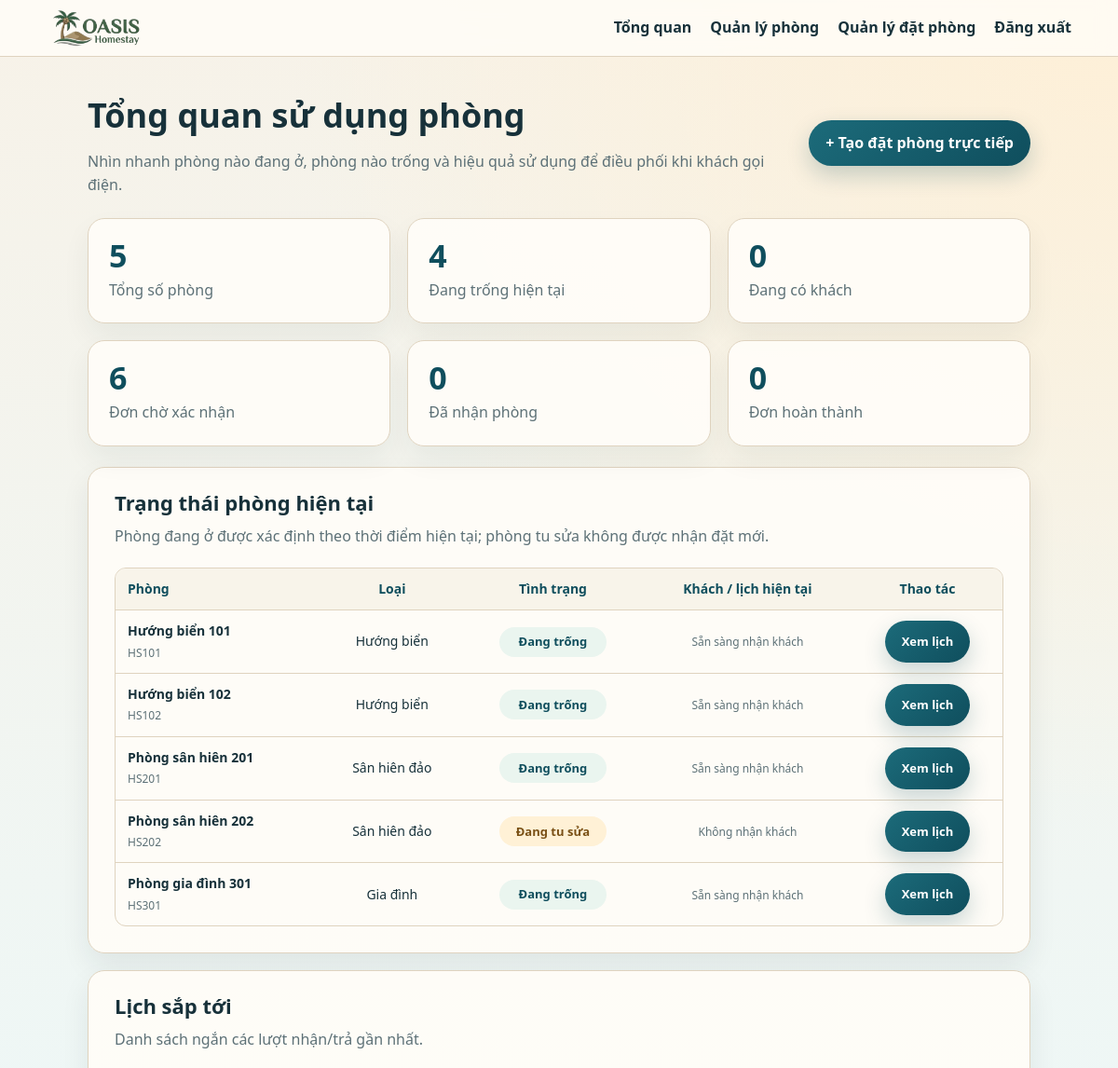
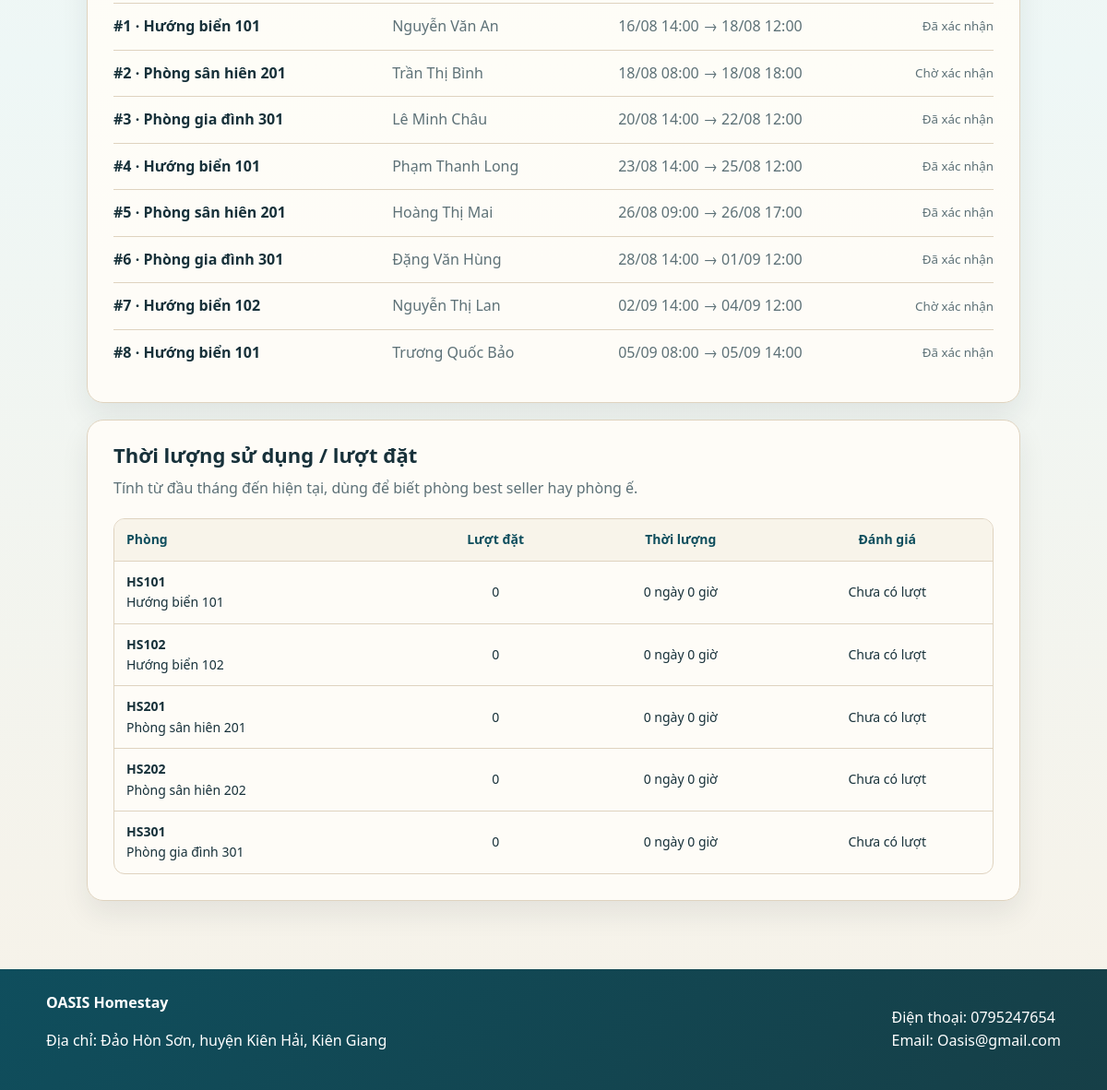
Before: /admin/index.php (signed in) with the older database file (2 pictures, top to bottom).
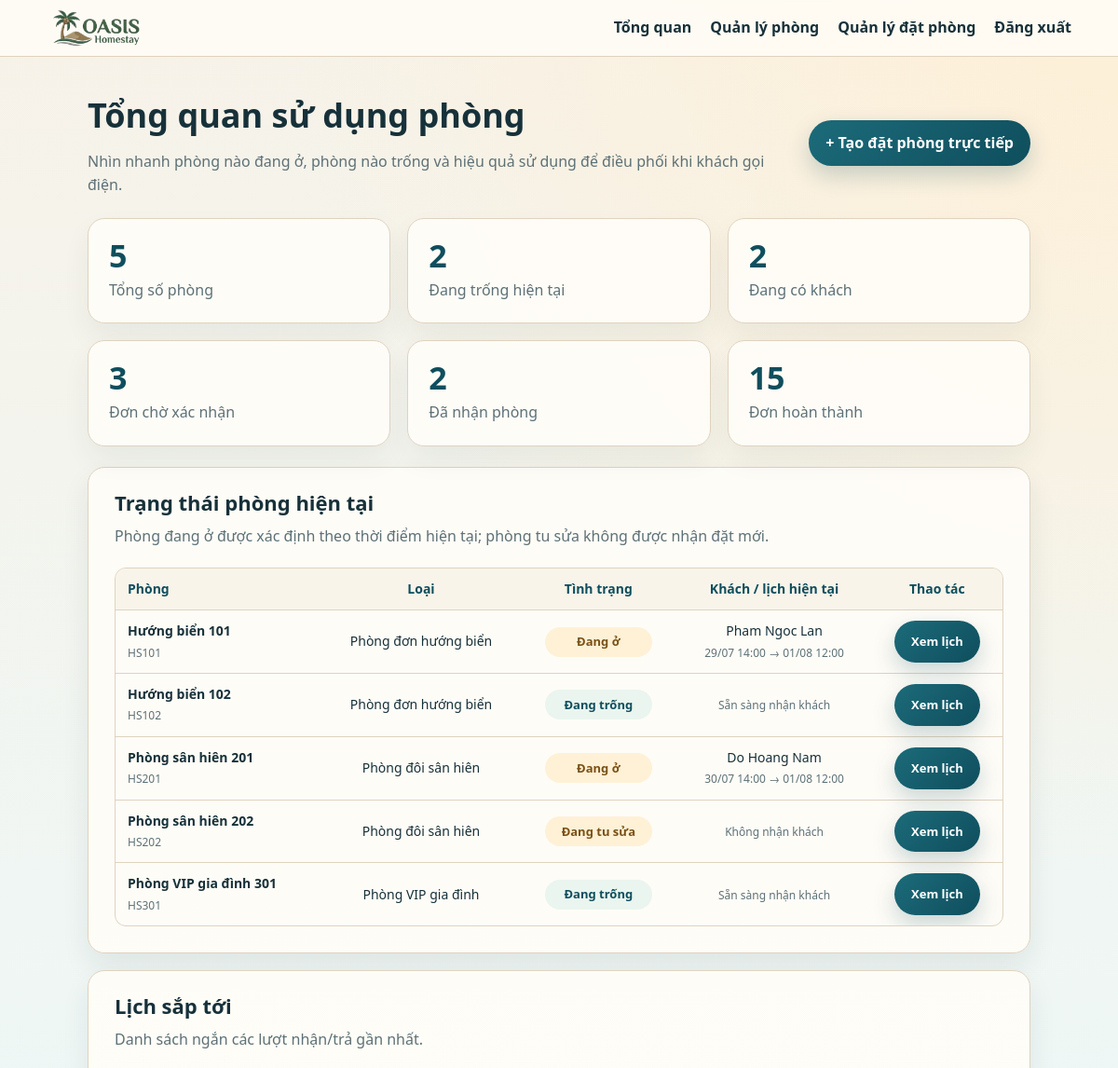
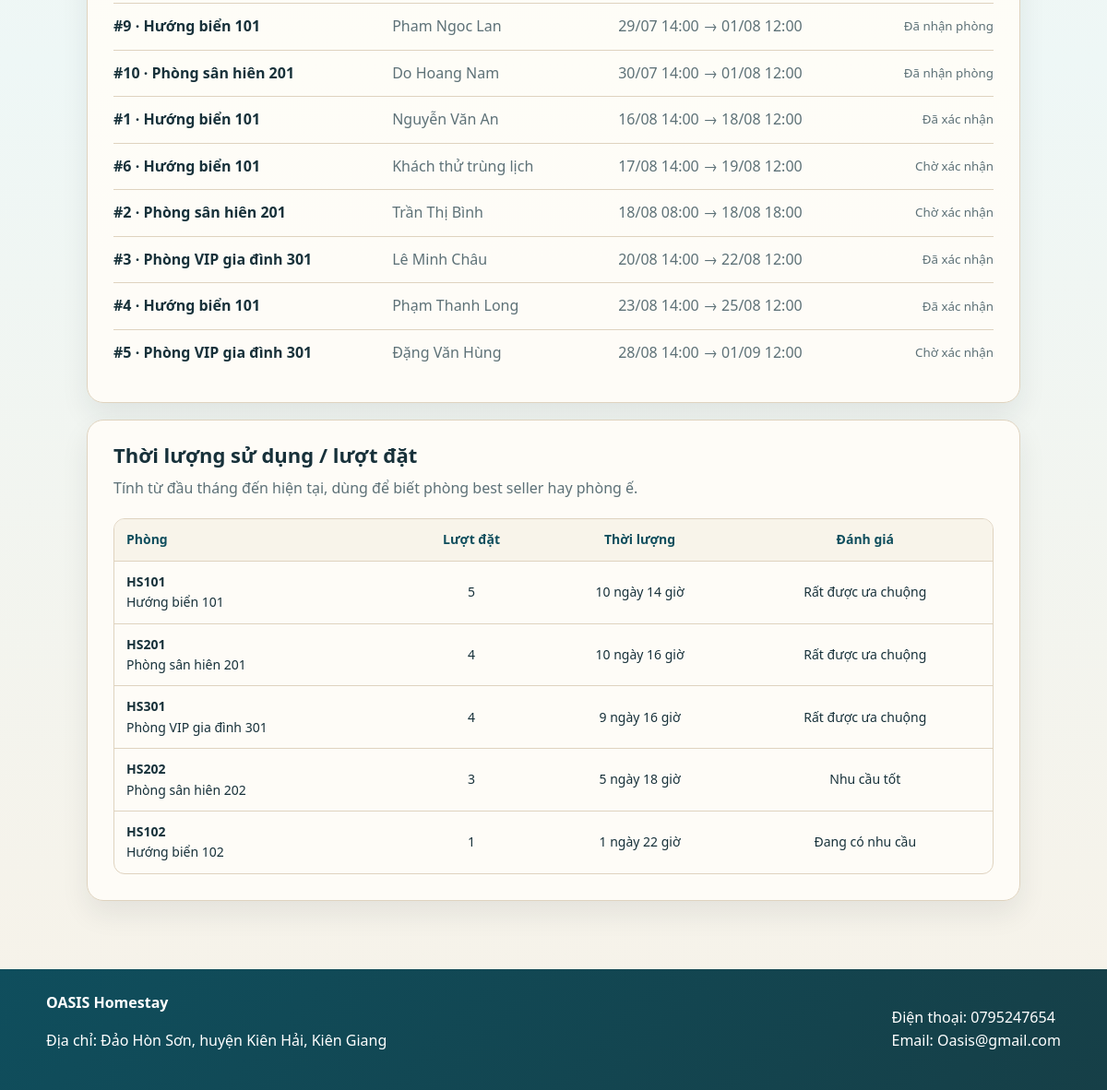
After: the same page with the newer database file (2 pictures, top to bottom).
### tables this page shows
CREATE TABLE phong (
    id_phong INT AUTO_INCREMENT PRIMARY KEY,
    id_loai_phong INT NOT NULL,
    ma_so_phong VARCHAR(20) NOT NULL UNIQUE,
    ten_phong VARCHAR(100) NOT NULL,
    tang INT NOT NULL DEFAULT 1,
    vi_tri VARCHAR(150) DEFAULT NULL,
    huong_view VARCHAR(150) DEFAULT NULL,
    dien_tich DECIMAL(8,2) DEFAULT NULL,
    tien_nghi TEXT,
    duong_dan_hinh VARCHAR(255) NOT NULL,
    hinh_2 VARCHAR(255) DEFAULT NULL,
    hinh_3 VARCHAR(255) DEFAULT NULL,
    hinh_4 VARCHAR(255) DEFAULT NULL,
    gia_theo_gio DECIMAL(12,2) DEFAULT NULL,
    gia_theo_ngay DECIMAL(12,2) DEFAULT NULL,
    trang_thai ENUM('dang_hoat_dong', 'tu_sua', 'tam_dung') DEFAULT 'dang_hoat_dong',
    ngay_tao TIMESTAMP DEFAULT CURRENT_TIMESTAMP,
    FOREIGN KEY (id_loai_phong) REFERENCES loai_phong(id_loai_phong),
    INDEX idx_phong_trang_thai (trang_thai)
);

CREATE TABLE loai_phong (
    id_loai_phong INT AUTO_INCREMENT PRIMARY KEY,
    ten_loai_phong VARCHAR(100) NOT NULL,
    mo_ta TEXT,
    suc_chua INT NOT NULL,
    gia_theo_gio DECIMAL(12,2) NOT NULL DEFAULT 0,
    gia_theo_ngay DECIMAL(12,2) NOT NULL DEFAULT 0,
    ngay_tao TIMESTAMP DEFAULT CURRENT_TIMESTAMP
);

CREATE TABLE dat_phong (
    id_dat_phong INT AUTO_INCREMENT PRIMARY KEY,
    id_phong INT NOT NULL,
    ho_ten VARCHAR(100) NOT NULL,
    so_dien_thoai VARCHAR(20) NOT NULL,
    email VARCHAR(100),
    dia_chi VARCHAR(255),
    ngay_nhan_phong DATETIME NOT NULL,
    ngay_tra_phong DATETIME NOT NULL,
    kieu_dat ENUM('gio', 'ngay') DEFAULT 'ngay',
    so_luong INT NOT NULL DEFAULT 1,
    tong_tien DECIMAL(12,2) NOT NULL DEFAULT 0,
    nguon_dat ENUM('web', 'dien_thoai') DEFAULT 'web',
    trang_thai ENUM('cho_xac_nhan', 'da_xac_nhan', 'da_nhan_phong', 'hoan_thanh', 'da_huy') DEFAULT 'cho_xac_nhan',
    ghi_chu VARCHAR(500),
    ngay_tao TIMESTAMP DEFAULT CURRENT_TIMESTAMP,
    FOREIGN KEY (id_phong) REFERENCES phong(id_phong),
    INDEX idx_lich_phong (id_phong, ngay_nhan_phong, ngay_tra_phong),
    INDEX idx_trang_thai_dat (trang_thai)
);

### includes/functions.php (called while the page is built, shortened)
<?php
function h($giaTri)
{
    return htmlspecialchars((string) $giaTri, ENT_QUOTES, 'UTF-8');
}
function asset_url($duongDan)
{
    $duongDan = trim((string) $duongDan);
    $baseDir = isset($_SERVER['SCRIPT_FILENAME']) && $_SERVER['SCRIPT_FILENAME'] !== ''
        ? dirname($_SERVER['SCRIPT_FILENAME']) : dirname(__DIR__);
    $duongDanFile = preg_replace('/\?.*$/', '', str_replace('\\', '/', $duongDan));
    $duongDanThucTe = $duongDanFile;
    if ($duongDanFile !== '' && $duongDanFile[0] !== '/' && !preg_match('#^[A-Za-z]:/#', $duongDanFile)) {
        $duongDanThucTe = $baseDir . '/' . $duongDanFile;
    }
    $duongDanThucTe = realpath(str_replace('//', '/', $duongDanThucTe));
    $timestamp = filemtime($duongDanThucTe);
    return $timestamp === false ? $duongDan : $duongDan . (strpos($duongDan, '?') === false ? '?' : '&') . 'v=' . $timestamp;
}
function ten_trang_thai_phong($trangThai)
{
    return array(
        'dang_hoat_dong' => 'Hoạt động',
        'tu_sua' => 'Đang tu sửa',
        'tam_dung' => 'Tạm dừng',
    )[$trangThai] ?? 'Chưa rõ';
}
function ten_trang_thai_dat($trangThai)
{
    return array(
        'cho_xac_nhan' => 'Chờ xác nhận',
        'da_xac_nhan' => 'Đã xác nhận',
        'da_nhan_phong' => 'Đã nhận phòng',
        'hoan_thanh' => 'Hoàn thành',
        'da_huy' => 'Đã hủy',
    )[$trangThai] ?? 'Chưa rõ';
}
function lay_thong_ke_phong($conn, $tuNgay = null, $denNgay = null)
{
    $tuNgay = $tuNgay ?: date('Y-m-01'); $denNgay = $denNgay ?: date('Y-m-d', strtotime('+1 day'));
    $sql = "SELECT p.id_phong, p.ma_so_phong, p.ten_phong, p.trang_thai, lp.ten_loai_phong,
                   COUNT(dp.id_dat_phong) AS so_luot_dat,
                   COALESCE(SUM(CASE WHEN dp.trang_thai <> 'da_huy' THEN TIMESTAMPDIFF(MINUTE, dp.ngay_nhan_phong, dp.ngay_tra_phong) ELSE 0 END), 0) AS so_phut_su_dung,
                   COALESCE(SUM(CASE WHEN dp.trang_thai <> 'da_huy' THEN 1 ELSE 0 END), 0) AS so_don_hop_le
            FROM phong p INNER JOIN loai_phong lp ON p.id_loai_phong = lp.id_loai_phong
            LEFT JOIN dat_phong dp ON dp.id_phong = p.id_phong AND dp.ngay_nhan_phong < ? AND dp.ngay_tra_phong > ?
            GROUP BY p.id_phong ORDER BY so_don_hop_le DESC, so_phut_su_dung DESC, p.ma_so_phong";
    $stmt = $conn->prepare($sql); if (!$stmt) return array();
    $stmt->bind_param('ss', $denNgay, $tuNgay); $stmt->execute(); $res = $stmt->get_result(); $rows = array();
    while ($row = $res->fetch_assoc()) { $row['so_phut_su_dung'] = (int) $row['so_phut_su_dung']; $row['so_luot_dat'] = (int) $row['so_luot_dat']; $rows[] = $row; }
    $stmt->close(); return $rows;
}
function format_duration_minutes($minutes)
{
    $minutes = max(0, (int) $minutes); return floor($minutes / 1440) . ' ngày ' . floor(($minutes % 1440) / 60) . ' giờ';
}

### admin/index.php (the view, shortened to what the changed rows need)
<?php
include '../includes/db.php';
include '../includes/functions.php';
$assetPathPrefix = '../'; $hideBrandText = true; $brandHref = 'index.php';
$headerNavItems = array(
    array('href' => 'index.php', 'label' => 'Tổng quan'),
    array('href' => 'rooms.php', 'label' => 'Quản lý phòng'),
    array('href' => 'bookings.php', 'label' => 'Quản lý đặt phòng'),
    array('href' => 'logout.php', 'label' => 'Đăng xuất'),
);
$roomStats = $conn ? lay_thong_ke_phong($conn) : array();
$roomsLive = array(); $bookingCounts = array('cho_xac_nhan' => 0, 'da_xac_nhan' => 0, 'da_nhan_phong' => 0, 'hoan_thanh' => 0, 'da_huy' => 0); $upcoming = array();
if ($conn) {
    $result = $conn->query("SELECT p.id_phong, p.ma_so_phong, p.ten_phong, p.trang_thai, lp.ten_loai_phong,
        dp.id_dat_phong, dp.ho_ten, dp.ngay_nhan_phong, dp.ngay_tra_phong, dp.trang_thai AS trang_thai_dat
        FROM phong p INNER JOIN loai_phong lp ON lp.id_loai_phong=p.id_loai_phong
        LEFT JOIN dat_phong dp ON dp.id_dat_phong=(SELECT d2.id_dat_phong FROM dat_phong d2 WHERE d2.id_phong=p.id_phong
          AND d2.trang_thai IN ('da_xac_nhan','da_nhan_phong') AND d2.ngay_nhan_phong < NOW() AND d2.ngay_tra_phong > NOW() ORDER BY d2.ngay_nhan_phong LIMIT 1)
        ORDER BY p.ma_so_phong");
    if ($result) while ($row = $result->fetch_assoc()) $roomsLive[] = $row;
    $result = $conn->query("SELECT trang_thai, COUNT(*) AS total FROM dat_phong GROUP BY trang_thai");
    if ($result) while ($row = $result->fetch_assoc()) $bookingCounts[$row['trang_thai']] = (int) $row['total'];
    $result = $conn->query("SELECT dp.id_dat_phong, dp.ho_ten, dp.ngay_nhan_phong, dp.ngay_tra_phong, dp.trang_thai, p.ten_phong, p.ma_so_phong FROM dat_phong dp INNER JOIN phong p ON p.id_phong=dp.id_phong WHERE dp.ngay_tra_phong >= NOW() AND dp.trang_thai <> 'da_huy' ORDER BY dp.ngay_nhan_phong LIMIT 8");
    if ($result) while ($row = $result->fetch_assoc()) $upcoming[] = $row;
}
$active = count(array_filter($roomsLive, function ($r) { return $r['trang_thai'] === 'dang_hoat_dong'; }));
$occupied = count(array_filter($roomsLive, function ($r) { return !empty($r['id_dat_phong']); }));
$empty = max(0, $active - $occupied);
include '../includes/header.php';
?>
<main class="admin-main"><div class="admin-container">
    <section class="page-title"><div><h1>Tổng quan sử dụng phòng</h1></div></section>
    <section class="admin-dashboard">
        <div class="summary-card"><strong><?php echo $empty; ?></strong><span>Đang trống hiện tại</span></div>
        <div class="summary-card"><strong><?php echo $occupied; ?></strong><span>Đang có khách</span></div>
        <div class="summary-card"><strong><?php echo $bookingCounts['cho_xac_nhan']; ?></strong><span>Đơn chờ xác nhận</span></div>
        <div class="summary-card"><strong><?php echo $bookingCounts['da_nhan_phong']; ?></strong><span>Đã nhận phòng</span></div>
        <div class="summary-card"><strong><?php echo $bookingCounts['hoan_thanh']; ?></strong><span>Đơn hoàn thành</span></div>
    </section>
    <section class="room-admin-list-card room-admin-list-section"><div class="room-admin-list-intro"><h2>Trạng thái phòng hiện tại</h2><p>Phòng đang ở được xác định theo thời điểm hiện tại; phòng tu sửa không được nhận đặt mới.</p></div><div class="booking-table-wrap"><table class="booking-table"><thead><tr><th>Phòng</th><th>Loại</th><th>Tình trạng</th><th>Khách / lịch hiện tại</th><th>Thao tác</th></tr></thead><tbody><?php foreach ($roomsLive as $room) { $status = $room['trang_thai'] !== 'dang_hoat_dong' ? ten_trang_thai_phong($room['trang_thai']) : (!empty($room['id_dat_phong']) ? ($room['trang_thai_dat'] === 'da_nhan_phong' ? 'Đang ở' : 'Đã đặt') : 'Đang trống'); ?><tr><td><strong><?php echo h($room['ten_phong']); ?></strong><br><span class="booking-email"><?php echo h($room['ma_so_phong']); ?></span></td><td><?php echo h($room['ten_loai_phong']); ?></td><td><span class="nhan-trang-thai <?php echo $status === 'Đang trống' ? 'trang-thai-con-trong' : 'trang-thai-tu-sua'; ?>"><?php echo h($status); ?></span></td><td><?php if (!empty($room['id_dat_phong'])) { echo h($room['ho_ten']); ?><br><span class="booking-email"><?php echo date('d/m H:i', strtotime($room['ngay_nhan_phong'])) . ' → ' . date('d/m H:i', strtotime($room['ngay_tra_phong'])); ?></span><?php } elseif ($room['trang_thai'] !== 'dang_hoat_dong') { ?><span class="booking-email">Không nhận khách</span><?php } else { ?><span class="booking-email">Sẵn sàng nhận khách</span><?php } ?></td><td><a class="button button-small" href="bookings.php?id_phong=<?php echo (int) $room['id_phong']; ?>">Xem lịch</a></td></tr><?php } ?></tbody></table></div></section>
    <section class="admin-two-column"><div class="room-admin-list-card"><div class="room-admin-list-intro"><h2>Thời lượng sử dụng / lượt đặt</h2><p>Tính từ đầu tháng đến hiện tại, dùng để biết phòng best seller hay phòng ế.</p></div><div class="booking-table-wrap"><table class="booking-table"><thead><tr><th>Phòng</th><th>Lượt đặt</th><th>Thời lượng</th><th>Đánh giá</th></tr></thead><tbody><?php foreach ($roomStats as $stat) { $soDon = (int) $stat['so_don_hop_le']; ?><tr><td><strong><?php echo h($stat['ma_so_phong']); ?></strong><br><?php echo h($stat['ten_phong']); ?></td><td><?php echo $soDon; ?></td><td><?php echo h(format_duration_minutes($stat['so_phut_su_dung'])); ?></td><td><?php echo $soDon >= 4 ? 'Rất được ưa chuộng' : ($soDon >= 2 ? 'Nhu cầu tốt' : ($soDon > 0 ? 'Đang có nhu cầu' : 'Chưa có lượt')); ?></td></tr><?php } ?></tbody></table></div></div><div class="room-admin-list-card"><div class="room-admin-list-intro"><h2>Lịch sắp tới</h2><p>Danh sách ngắn các lượt nhận/trả gần nhất.</p></div><?php foreach ($upcoming as $item) { ?><div class="admin-list-item"><strong>#<?php echo (int) $item['id_dat_phong']; ?> · <?php echo h($item['ten_phong']); ?></strong><span><?php echo h($item['ho_ten']); ?></span><span><?php echo date('d/m H:i', strtotime($item['ngay_nhan_phong'])); ?> → <?php echo date('d/m H:i', strtotime($item['ngay_tra_phong'])); ?></span><small><?php echo h(ten_trang_thai_dat($item['trang_thai'])); ?></small></div><?php } ?></div></section>
</div></main>
<?php include '../includes/footer.php'; ?>

### includes/header.php (shortened to what the changed rows need)
<?php
$headerNavItems = isset($headerNavItems) && is_array($headerNavItems) ? $headerNavItems : array(
    array('href' => 'index.php', 'label' => 'Trang chủ'),
    array('href' => 'rooms.php', 'label' => 'Phòng'),
    array('href' => 'feedback.php', 'label' => 'Đánh giá'),
);
$assetPathPrefix = isset($assetPathPrefix) ? $assetPathPrefix : '';
$skipHeader = isset($skipHeader) ? (bool) $skipHeader : false;
?>
<!DOCTYPE html>
<html lang="vi">
<head>
    <link rel="stylesheet" href="<?php echo h(asset_url($assetPathPrefix . 'includes/site.css')); ?>">
</head>
<body>
<?php if (!$skipHeader) { ?><header class="site-header"><div class="container nav"><nav class="menu"><?php foreach ($headerNavItems as $item) { ?><a href="<?php echo h($item['href']); ?>"><?php echo h($item['label']); ?></a><?php } ?></nav></div></header><?php } ?>

Changed rows visible on the page:
no longer on this page (row edited): dat_phong: id_dat_phong "7", id_phong.ten_phong "Hướng biển 102", ho_ten "Nguyễn Thị Lan", ngay_nhan_phong "02/09 14:00", ngay_tra_phong "04/09 12:00", trang_thai "Chờ xác nhận"
no longer on this page (row edited): dat_phong: id_dat_phong "8", id_phong.ten_phong "Hướng biển 101", ho_ten "Trương Quốc Bảo", ngay_nhan_phong "05/09 08:00", ngay_tra_phong "05/09 14:00", trang_thai "Đã xác nhận"
changed phong "Hướng biển 101": id_loai_phong.ten_loai_phong "Hướng biển" → "Phòng đơn hướng biển"; trang_thai.trang_thai "Đang trống" → "Đang ở"; dat_phong.ho_ten (not shown) → "Pham Ngoc Lan"; dat_phong.ngay_nhan_phong (not shown) → "29/07 14:00"; dat_phong.ngay_tra_phong (not shown) → "01/08 12:00"; soDon "0" → "5"; so_phut_su_dung "0 ngày 0 giờ" → "10 ngày 14 giờ"; text "Sẵn sàng nhận khách Chưa có lượt" → "→ Rất được ưa chuộng"
changed phong "Hướng biển 102": id_loai_phong.ten_loai_phong "Hướng biển" → "Phòng đơn hướng biển"; soDon "0" → "1"; so_phut_su_dung "0 ngày 0 giờ" → "1 ngày 22 giờ"; text "Chưa có lượt" → "Đang có nhu cầu"
changed phong "Phòng sân hiên 201": id_loai_phong.ten_loai_phong "Sân hiên đảo" → "Phòng đôi sân hiên"; trang_thai.trang_thai "Đang trống" → "Đang ở"; dat_phong.ho_ten (not shown) → "Do Hoang Nam"; dat_phong.ngay_nhan_phong (not shown) → "30/07 14:00"; dat_phong.ngay_tra_phong (not shown) → "01/08 12:00"; soDon "0" → "4"; so_phut_su_dung "0 ngày 0 giờ" → "10 ngày 16 giờ"; text "Sẵn sàng nhận khách Chưa có lượt" → "→ Rất được ưa chuộng"; moves up the list
changed phong "Phòng sân hiên 202": id_loai_phong.ten_loai_phong "Sân hiên đảo" → "Phòng đôi sân hiên"; soDon "0" → "3"; so_phut_su_dung "0 ngày 0 giờ" → "5 ngày 18 giờ"; text "Chưa có lượt" → "Nhu cầu tốt"; moves down the list
changed phong "HS301": ten_phong "Phòng gia đình 301" → "Phòng VIP gia đình 301"; id_loai_phong.ten_loai_phong "Gia đình" → "Phòng VIP gia đình"; soDon "0" → "4"; so_phut_su_dung "0 ngày 0 giờ" → "9 ngày 16 giờ"; text "Chưa có lượt" → "Rất được ưa chuộng"; moves up the list
now on this page (row edited): dat_phong: id_dat_phong "9", id_phong.ten_phong "Hướng biển 101", ho_ten "Pham Ngoc Lan", ngay_nhan_phong "29/07 14:00", ngay_tra_phong "01/08 12:00", trang_thai "Đã nhận phòng"
changed dat_phong: trang_thai "da_xac_nhan" → "da_nhan_phong" (drawn)
now on this page (row edited): dat_phong: id_dat_phong "10", id_phong.ten_phong "Phòng sân hiên 201", ho_ten "Do Hoang Nam", ngay_nhan_phong "30/07 14:00", ngay_tra_phong "01/08 12:00", trang_thai "Đã nhận phòng"
changed dat_phong: trang_thai "cho_xac_nhan" → "da_nhan_phong" (drawn)
changed dat_phong id 6: id_phong.ten_phong "Phòng gia đình 301" → "Hướng biển 101"; ho_ten "Đặng Văn Hùng" → "Khách thử trùng lịch"; ngay_nhan_phong "28/08 14:00" → "17/08 14:00"; ngay_tra_phong "01/09 12:00" → "19/08 12:00"; trang_thai "Đã xác nhận" → "Chờ xác nhận"; moves up the list
changed dat_phong "Lê Minh Châu": id_phong.ten_phong "Phòng gia đình 301" → "Phòng VIP gia đình 301"
changed dat_phong id 5: id_phong.ten_phong "Phòng sân hiên 201" → "Phòng VIP gia đình 301"; ho_ten "Hoàng Thị Mai" → "Đặng Văn Hùng"; ngay_nhan_phong "26/08 09:00" → "28/08 14:00"; ngay_tra_phong "26/08 17:00" → "01/09 12:00"; trang_thai "Đã xác nhận" → "Chờ xác nhận"
Other visible differences:
$empty: "4" → "2"
$occupied: "0" → "2"
$bookingCounts['cho_xac_nhan']: "6" → "3"
$bookingCounts['da_nhan_phong']: "0" → "2"
$bookingCounts['hoan_thanh']: "0" → "15"
